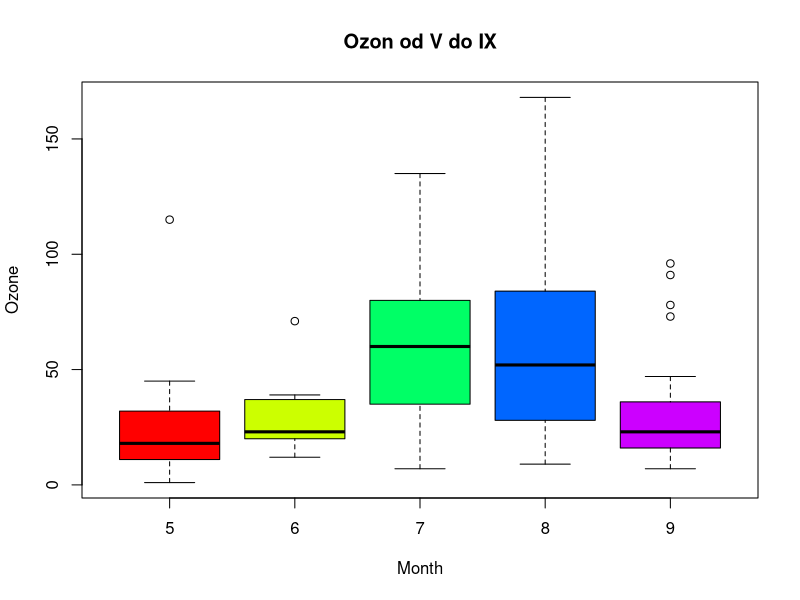
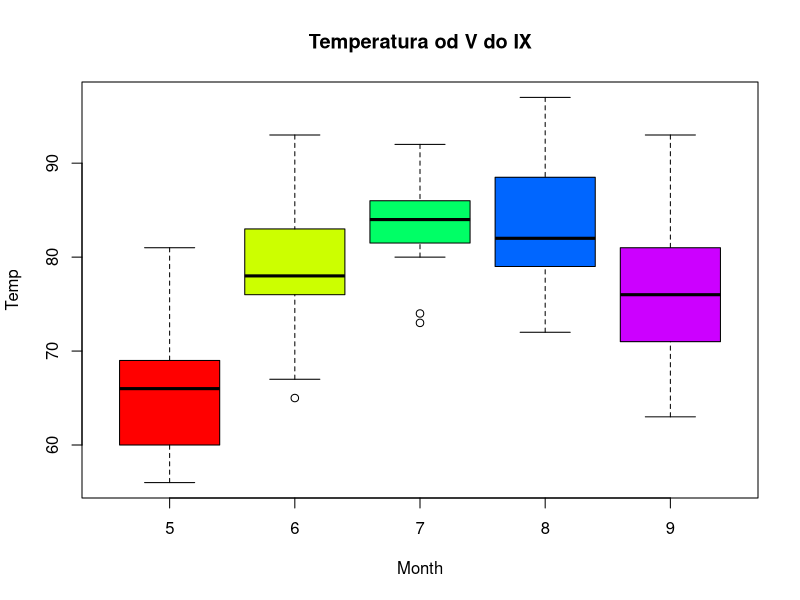
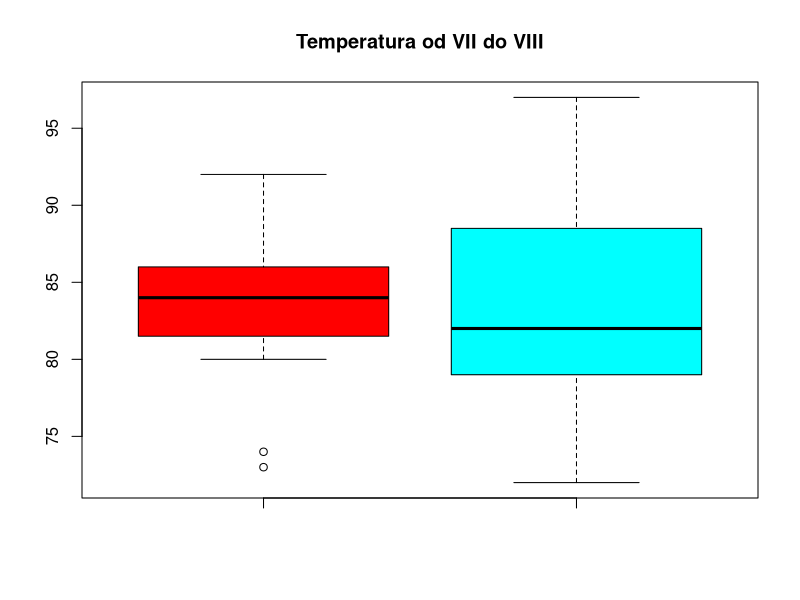
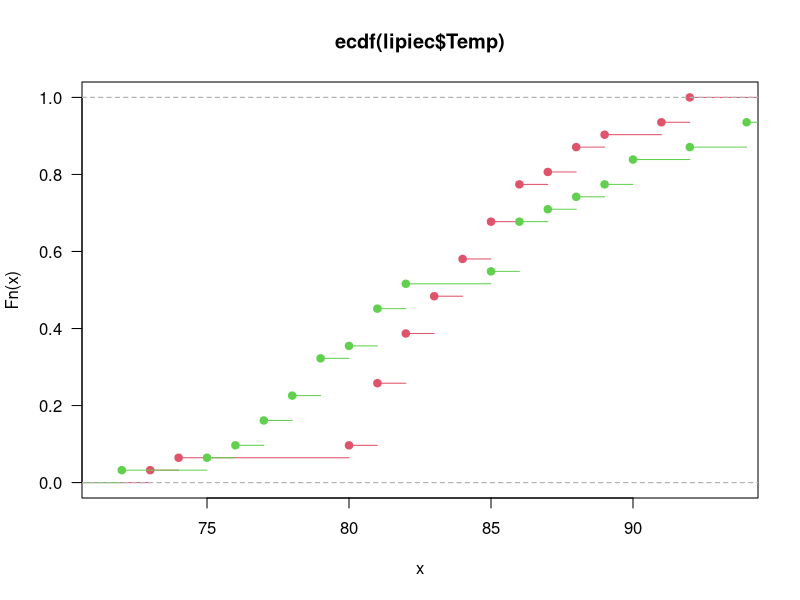
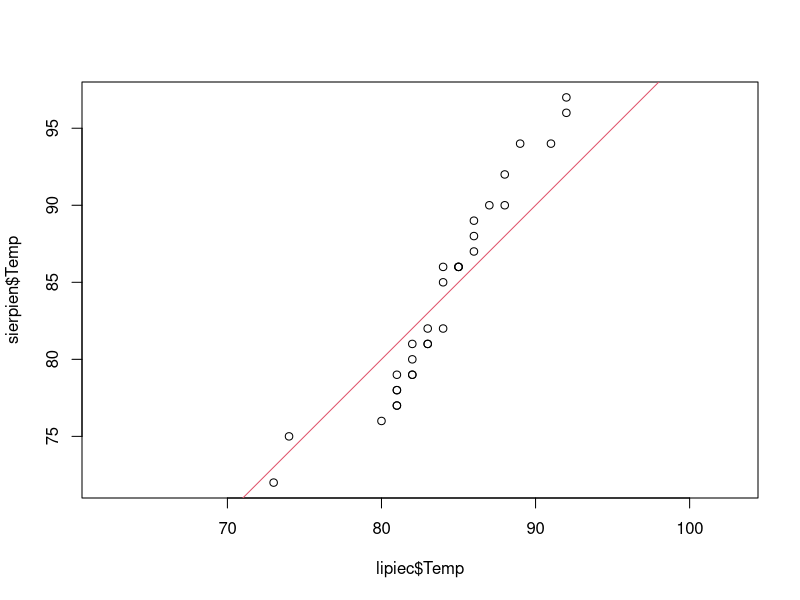

Generate these figures, in order, with R:
airquality
head(airquality)
tail(airquality)

# H0: rozkład poziomu ozonu od maja do września jest taki sam
#     (cały zbiór to dane od maja do września, więc nie trzeba nic dzielić)

test_oz <- kruskal.test(Ozone ~ Month, data = airquality)
test_oz
# p-value < 0.05 - obala H0, rozkład ozonu nie jest taki sam od V do IX
boxplot(Ozone ~ Month, data = airquality, col = rainbow(5),
        main = "Ozon od V do IX")

# H1: rozkład temperatur od maja do września jest taki sam

test_tmp <- kruskal.test(Temp ~ Month, data = airquality)
test_tmp
# p-value < 0.05 - obala H1, rozkład tempertatur nie jest taki sam od V do IX
boxplot(Temp ~ Month, data = airquality, col = rainbow(5),
        main = "Temperatura od V do IX")

# H2: rozkład tempertur od lipca do sierpnia jest taki sam

lipiec <- subset(airquality, Month == 7)
sierpien <- subset(airquality, Month == 8)

test_tmp_7_8 <- ks.test(lipiec$Temp, sierpien$Temp)
test_tmp_7_8
# p-value > 0.05 - potwierdza H2, rozkład temperatur w VII i VIII jest taki sam
boxplot(lipiec$Temp, sierpien$Temp, data = airquality, col = rainbow(2),
        main = "Temperatura od VII do VIII")

# NOTE: dla testu KS: dystrybuanty emiryczne (ecdf), wykres Q-Q
plot(ecdf(lipiec$Temp), las = 1, col = 2)
lines(ecdf(sierpien$Temp), col = 3)

qqplot(lipiec$Temp, sierpien$Temp, asp = 1)
abline(0, 1, col = 2)

# NOTE:
# test kruskala i ks
# wykres pudełkowy boxplot - kruskal
# wykres qq i ecdf - ks
